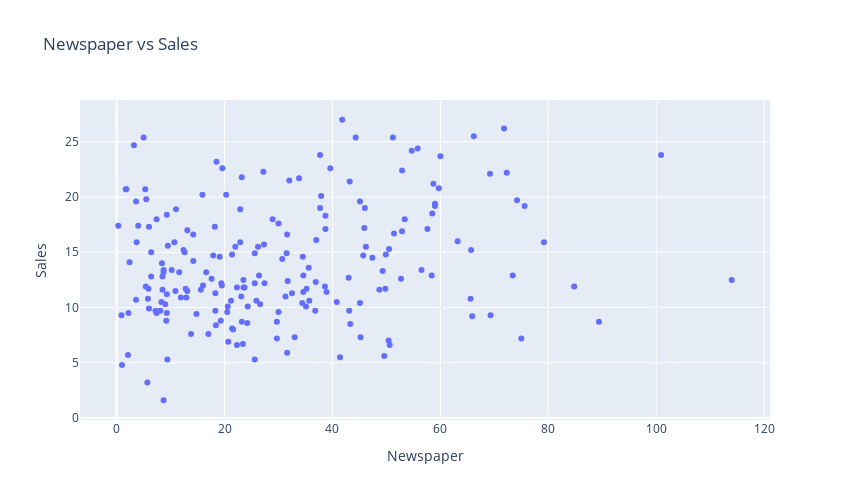

Here is the notebook cell this chart was saved with:
### Code cell
# Plotting for Newspaper vs Sales
px.scatter(df, x='Newspaper', y='Sales', width=850, height=500, title='Newspaper vs Sales')

### Figure 1 — Plotly figure (JSON) as saved in the notebook; plotly's stock layout.template omitted (floating-point values rounded to 4 significant figures; data arrays with more than 128 entries replaced by an {"elided": "..."} marker saying what was removed)
{"data": [{"hovertemplate": "Newspaper=%{x}<br>Sales=%{y}<extra></extra>", "legendgroup": "", "marker": {"color": "#636efa", "symbol": "circle"}, "mode": "markers", "name": "", "orientation": "v", "showlegend": false, "type": "scatter", "x": {"elided": "200 float values"}, "xaxis": "x", "y": {"elided": "200 float values"}, "yaxis": "y"}], "layout": {"height": 500, "legend": {"tracegroupgap": 0}, "title": {"text": "Newspaper vs Sales"}, "width": 850, "xaxis": {"anchor": "y", "domain": [0, 1], "title": {"text": "Newspaper"}}, "yaxis": {"anchor": "x", "domain": [0, 1], "title": {"text": "Sales"}}}}
